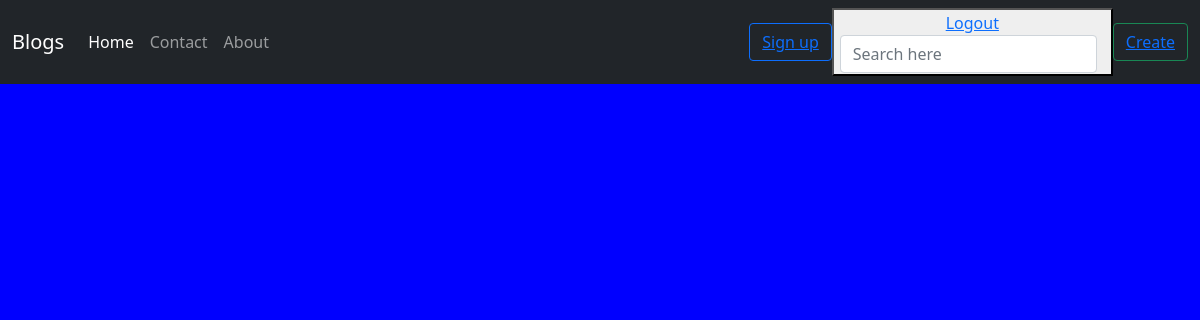
Before: / with the older database file.
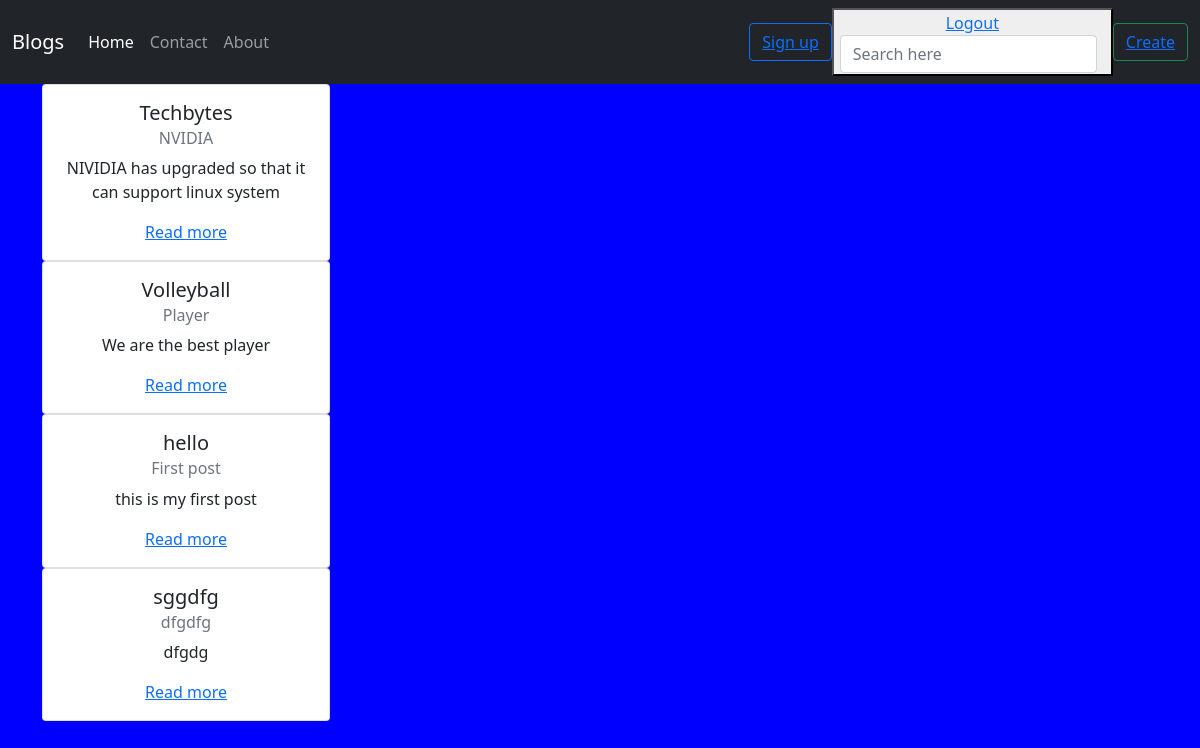
After: the same page with the newer database file.
### blog/models.py (models this page shows)
class Post(models.Model):
    title = models.CharField(max_length=50)
    subtitle = models.CharField(max_length=50)
    intro = models.TextField()
    body = models.TextField()
    date = models.DateTimeField(auto_now_add=True)
    class Meta:
        ordering=['-date']

### blog/views.py (the view)
# urls.py: path('',views.home, name='home'),
def home(request):
    posts = Post.objects.all()
    return render(request,'index.html',{'posts':posts})

### templates/index.html
{%extends 'base.html'%}
{% block body %}
{%for post in posts %}
<div class="container">
<div class="card" style="width: 18rem;">
    <div class="card-body">
      <h5 class="card-title">{{ post.title }}</h5>
      <h6 class="card-subtitle mb-2 text-muted">{{post.subtitle}}</h6>
      <p class="card-text">{{post.body}}</p>
      <a href="#" class="card-link">Read more</a>
    </div>
  </div>
</div>
{%endfor%}
{% endblock body %}

### templates/base.html (shortened to what this page needs)
<!doctype html>
<html lang="en">
  <head>
    <link href="https://cdn.jsdelivr.net/npm/bootstrap@5.1.3/dist/css/bootstrap.min.css" rel="stylesheet">
    <link rel="stylesheet" href="css/style.css">
  </head>
  <body>
    <nav class="navbar navbar-expand-lg navbar-dark bg-dark">
        <div class="container-fluid">
          <a class="navbar-brand" href="#">Blogs</a>
          <div class="collapse navbar-collapse" id="navbarSupportedContent">
            <ul class="navbar-nav me-auto mb-2 mb-lg-0">
              <li class="nav-item">
                <a class="nav-link active" aria-current="page" href="/">Home</a>
              </li>
              <li class="nav-item">
                <a class="nav-link" href="/contact">Contact</a>
              </li>
              <li class="nav-item">
                <a class="nav-link" href="/about">About</a>
              </li>
            </ul>
            {% if user.is_authenticated %}<p style="color:white" align="justify">Hello, {{request.user}}</p>
            {% else %}
            <button type="button" class="btn btn-outline-primary" ><a href="/register">Sign up</a><button>
            {% endif %}
            <div>
              <a href="/logout">Logout</a>
            </div>
            <form class="d-flex">
              <input class="form-control me-2" type="search" placeholder="Search here" aria-label="Search">
              <button class="btn btn-outline-success" type="button"><a href = "/posts">Create</a></button>
            </form>
          </div>
        </div>
      </nav>
    {% block body %}
    {% endblock body %}
  </body>
</html>

### static/blog/style.css (style rules this page uses)
.card { display: flex; justify-content: center; align-items: center; text-align: center; }
body { background-color: blue; }

Changed rows visible on the page:
added Post: title "Techbytes", subtitle "NVIDIA", body "NIVIDIA has upgraded so that it can support linux system"
added Post: title "Volleyball", subtitle "Player", body "We are the best player"
added Post: title "hello", subtitle "First post", body "this is my first post"
added Post: title "sggdfg", subtitle "dfgdfg", body "dfgdg"
